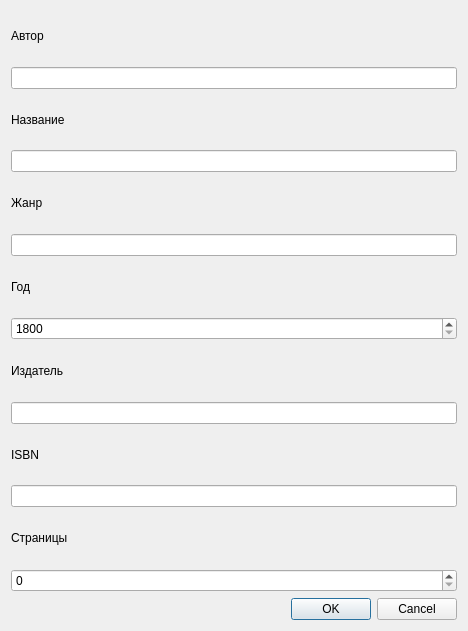
<?xml version="1.0" encoding="UTF-8"?>
<ui version="4.0">
 <class>EditBookDialog</class>
 <widget class="QDialog" name="EditBookDialog">
  <property name="geometry">
   <rect>
    <x>0</x>
    <y>0</y>
    <width>468</width>
    <height>631</height>
   </rect>
  </property>
  <property name="windowTitle">
   <string>Dialog</string>
  </property>
  <layout class="QVBoxLayout" name="verticalLayout">
   <item>
    <widget class="QLabel" name="label">
     <property name="text">
      <string>Автор</string>
     </property>
    </widget>
   </item>
   <item>
    <widget class="QLineEdit" name="authorLineEdit"/>
   </item>
   <item>
    <widget class="QLabel" name="label_2">
     <property name="text">
      <string>Название</string>
     </property>
    </widget>
   </item>
   <item>
    <widget class="QLineEdit" name="titleLineEdit"/>
   </item>
   <item>
    <widget class="QLabel" name="label_3">
     <property name="text">
      <string>Жанр</string>
     </property>
    </widget>
   </item>
   <item>
    <widget class="QLineEdit" name="genreLineEdit"/>
   </item>
   <item>
    <widget class="QLabel" name="label_4">
     <property name="text">
      <string>Год</string>
     </property>
    </widget>
   </item>
   <item>
    <widget class="QSpinBox" name="yearSpinBox">
     <property name="minimum">
      <number>1800</number>
     </property>
     <property name="maximum">
      <number>3000</number>
     </property>
    </widget>
   </item>
   <item>
    <widget class="QLabel" name="label_5">
     <property name="text">
      <string>Издатель</string>
     </property>
    </widget>
   </item>
   <item>
    <widget class="QLineEdit" name="publisherLineEdit"/>
   </item>
   <item>
    <widget class="QLabel" name="label_6">
     <property name="text">
      <string>ISBN</string>
     </property>
    </widget>
   </item>
   <item>
    <widget class="QLineEdit" name="isbnLineEdit"/>
   </item>
   <item>
    <widget class="QLabel" name="label_7">
     <property name="text">
      <string>Страницы</string>
     </property>
    </widget>
   </item>
   <item>
    <widget class="QSpinBox" name="pageCountSpinBox"/>
   </item>
   <item>
    <widget class="QDialogButtonBox" name="buttonBox">
     <property name="standardButtons">
      <set>QDialogButtonBox::StandardButton::Cancel|QDialogButtonBox::StandardButton::Ok</set>
     </property>
    </widget>
   </item>
  </layout>
 </widget>
 <resources/>
 <connections/>
</ui>
